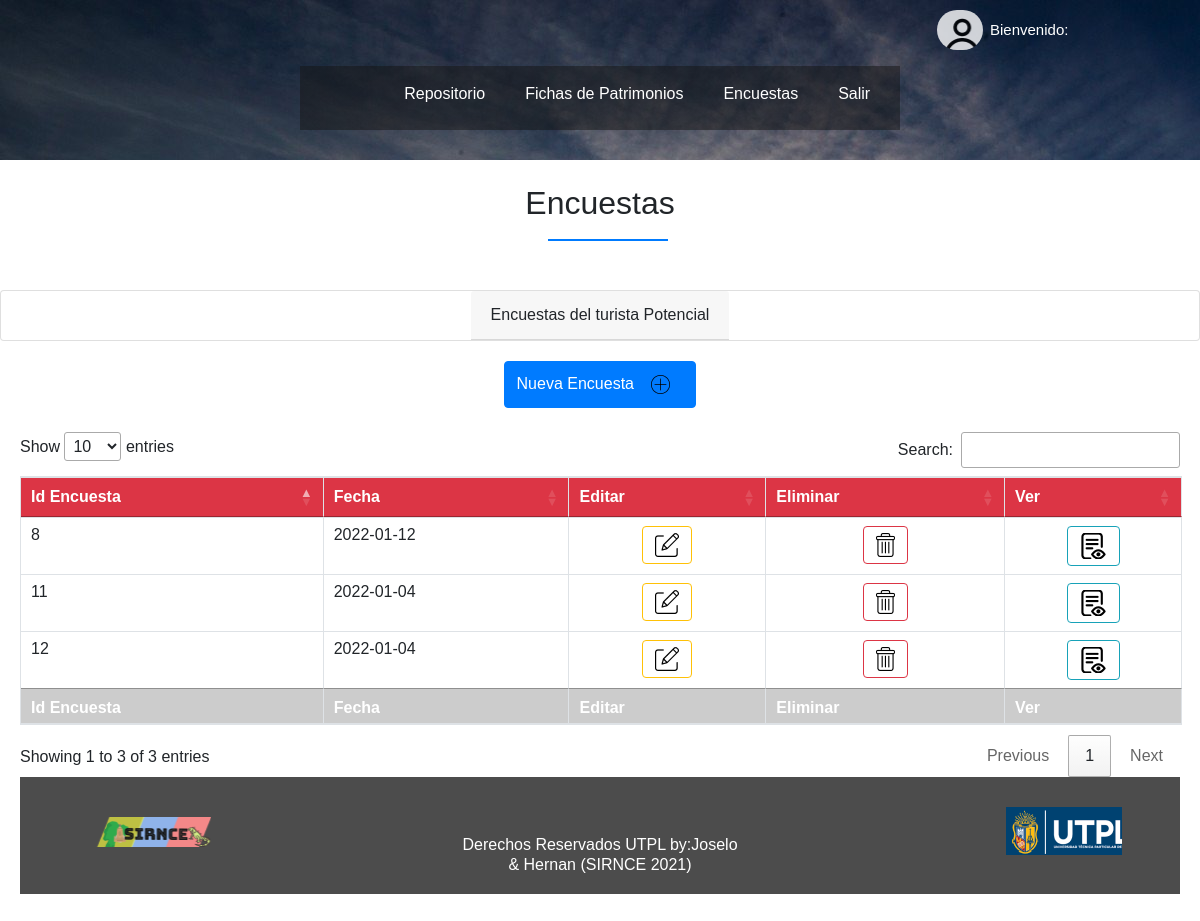
The app's page /Sirnce/almacenar/Encuestas.php with its own data.
### tables this page shows
CREATE TABLE `encuestap3` (
  `id` int(4) NOT NULL,
  `fecha` date NOT NULL,
  `sexo` varchar(20) NOT NULL,
  `edad` int(3) NOT NULL,
  `instruccion` varchar(50) NOT NULL,
  `residencia` varchar(50) NOT NULL,
  `lugar` varchar(50) NOT NULL,
  `destino` varchar(50) NOT NULL,
  `agencia` varchar(5) NOT NULL,
  `redes` int(1) NOT NULL,
  `amigos` int(1) NOT NULL,
  `experiencias` int(1) NOT NULL,
  `ruta` varchar(10) NOT NULL,
  `actividades` varchar(50) NOT NULL,
  `viaje` varchar(20) NOT NULL,
  `num_personas` int(3) NOT NULL,
  `lugar_diferente` int(1) NOT NULL,
  `descansar` int(2) NOT NULL,
  `diversion` int(2) NOT NULL,
  `disfrutar` int(2) NOT NULL,
  `enrrequesimiento` int(2) NOT NULL,
  `vacaciones` int(2) NOT NULL,
  `negocio` int(2) NOT NULL,
  `acto_social` int(2) NOT NULL,
  `eleccion` varchar(50) NOT NULL,
  `tiempo` varchar(50) NOT NULL,
  `transporte` varchar(50) NOT NULL,
  `servicioTuristico` varchar(50) NOT NULL,
  `redSocial` varchar(50) NOT NULL,
  `dias` int(3) NOT NULL,
  `gastar` int(4) NOT NULL,
  `alojamiento` int(1) NOT NULL,
  `restauracion` int(1) NOT NULL,
  `ocio` int(1) NOT NULL,
  `experiencia` int(1) NOT NULL,
  `viaje_global` int(1) NOT NULL,
  `artesanias` int(1) NOT NULL,
  `atractivos` int(1) NOT NULL,
  `flora_fauna` int(1) NOT NULL,
  `actividades_culturales` int(1) NOT NULL,
  `calidad` int(1) NOT NULL,
  `recomendacion` int(1) NOT NULL,
  `volver_visitar` int(1) NOT NULL,
  `gasto_visita` int(5) NOT NULL,
  `remuneracion` int(5) NOT NULL
);

### Sirnce/dll/config.php (called while the page is built, shortened)
<?php
$urlSitio="http://127.0.0.1/aplicaciones/SIRNCE/";
?>

### Sirnce/almacenar/tabla_E.php (the view, shortened to what this page needs)
<?php
$sql = "SELECT* FROM encuestaP3";
$result = $conn->query($sql);
$arr_E = [];
if ($result->num_rows > 0) {
	$arr_E = $result->fetch_all(MYSQLI_ASSOC);
}
?>
<html>
<head>
<link rel="stylesheet" type="text/css" href="https://cdn.datatables.net/v/bs4/dt-1.10.18/datatables.min.css"/>
<link rel="stylesheet" type="text/css" href="//cdn.datatables.net/1.10.21/css/jquery.dataTables.min.css"/>
</head>
<body>
<div>
	<table class="table table-hover table-condensed table-bordered" id="iddatatable">
		<thead style="background-color: #dc3545;color: white; font-weight: bold;">
			<tr>
			    <td>Id Encuesta</td>
                <td>Fecha</td>
				<td>Editar</td>
				<td>Eliminar</td>
				<td>Ver</td>
			</tr>
		</thead>
		<tfoot style="background-color: #ccc;color: white; font-weight: bold;">
			<tr>
			    <td>Id Encuesta</td>
                <td>Fecha</td>
				<td>Editar</td>
				<td>Eliminar</td>
				<td>Ver</td>
			</tr>
		</tfoot>
		<tbody >
		<?php if(!empty($arr_E)) { ?>
			<?php foreach($arr_E as $encuesta) { ?>
                    <tr>
					    <td><?php echo $encuesta['id']; ?></td>
                        <td><?php echo $encuesta['fecha']; ?></td>
                      <td style="text-align: center;">
						<span class="btn btn-outline-warning" data-toggle="modal" data-target="#modalEditar" >
							<span class="fa fa-pencil-square-o">
							     <?php
								 $idE = $encuesta['id'];
								 ?>
							<a href="<?php echo $urlSitio.'almacenar/actualizarEncuesta.php?idE='.$idE; ?>"><img src="../images/editar.png" > </a>
							</span>
						</span>
					</td>
					    <td style="text-align: center;">
						<span class="btn btn-outline-danger">
							 <span class="fa fa-trash">
								 <?php
								 $idE = $encuesta['id'];
								 ?>
								<a href="<?php echo $urlSitio.'almacenar/borrarE.php?idE='.$idE; ?>"><img src="../images/eliminar.png" > </a>
							</span>
						</span>
					</td>
					<td style="text-align: center; ">
					  <span class="btn btn-outline-info">
					  <a href="<?php echo $urlSitio.'almacenar/verE?idE='.(int)$idFicha; ?>"><img src="../images/ver.png" alt=""></a>
					  </span>
					</td>
                   </tr>
			<?php } ?>
          <?php } ?>
		</tbody>
	</table>
	</body>
	</html>

### Sirnce/css/estilos.css (style rules this page uses)
* { margin: auto; padding: auto; box-sizing: border-box; font-family: "Noto Sans JP", sans-serif; }
html { scroll-behavior: smooth; }
body { font-family: "Noto Sans JP", sans-serif; }
a { text-decoration: none; outline: none; }
:root { --primary-font-color1: #ffffff; --primary-font-color2: #007bff; }
:root { --primary-font-color1: #dd1010; --primary-font-color2: #007bff; }

### records on screen
encuestap3: id "8", fecha "2022-01-12"
encuestap3: id "11", fecha "2022-01-04"
encuestap3: id "12", fecha "2022-01-04"
